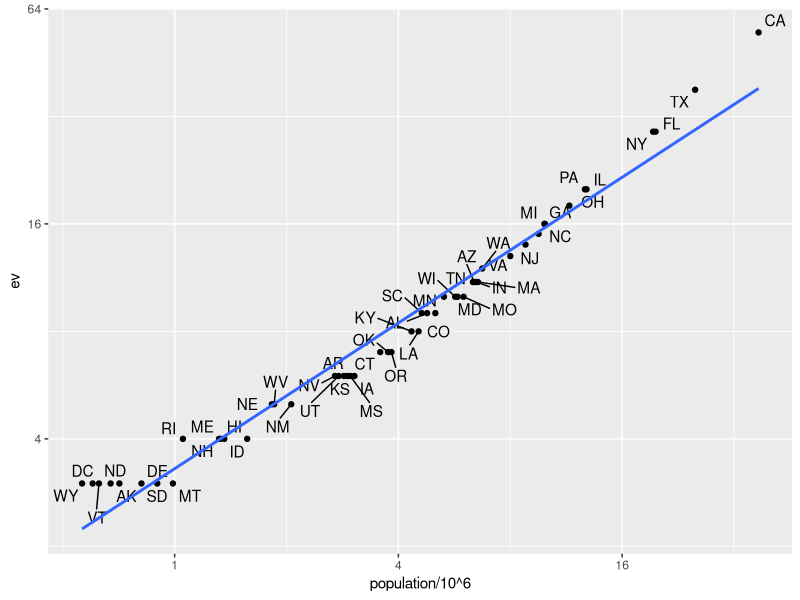

Source code (R):
library(tidyverse)
library(dslabs)
library(ggrepel)
library(dplyr)
data("murders")
head(murders)
cat("\014")

data("polls_us_election_2016")
head(results_us_election_2016)

identical(results_us_election_2016$state, murders$state)

tab <- left_join(murders, results_us_election_2016, by = "state") %>% select(-others) %>% rename(ev = electoral_votes)
cat("\014")
head(tab)
cat("\014")

tab %>% ggplot(aes(population/10^6, ev, label = abb)) + geom_point() + geom_text_repel(max.overlaps = 25) + scale_x_continuous(trans = "log2") + scale_y_continuous(trans = "log2") + geom_smooth(method = "lm", se = FALSE)
  
cat("\14")
tab1 <- slice(murders, 1:6) %>% select(state, population)
tab2 <- results_us_election_2016 %>% filter(state %in% c("Alabama", "Alaska", "Arizona", "California", "Connecticut", "Delaware")) %>% select(state, electoral_votes) %>% rename(ev = electoral_votes)

cat("\14")
tab1
tab2

left_join(tab1, tab2, by = "state")
